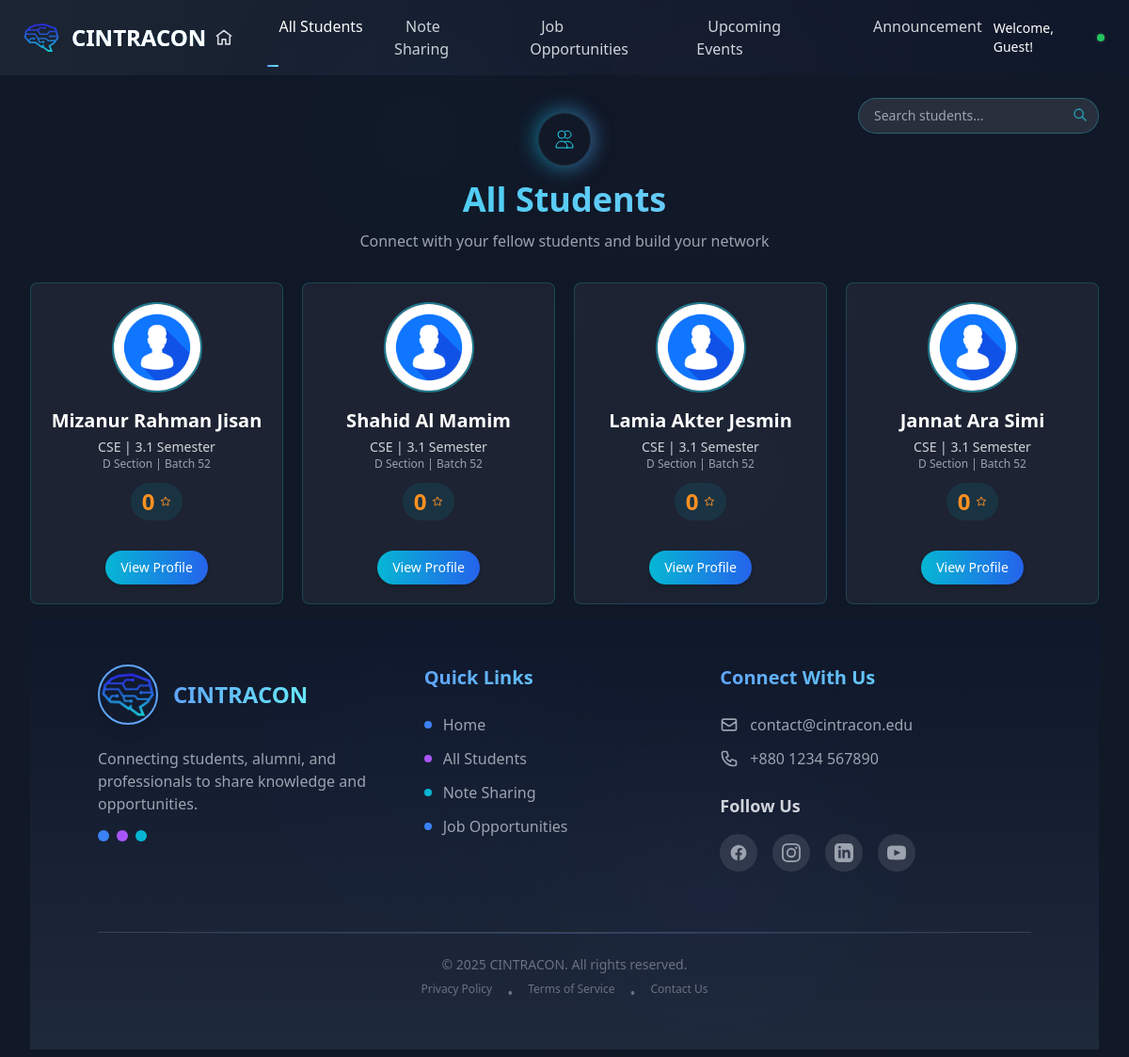
The app's page /allstudents/, older data.
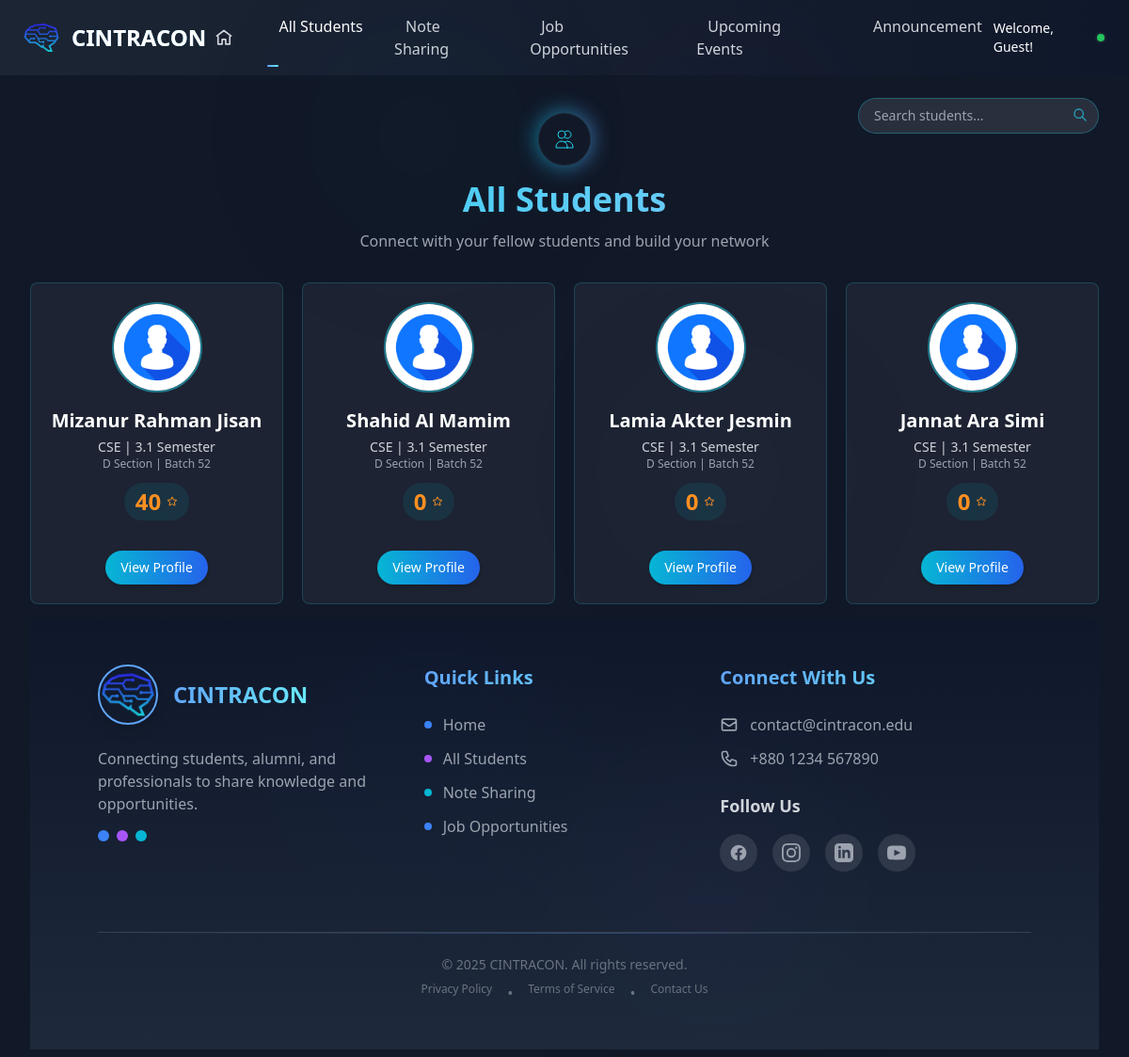
The same page, newer data.
### authentication/models.py (models this page shows, shortened)
class UserProfile(models.Model):
    DEPARTMENTS = (
        ('CSE','CSE'),
        ('EEE','EEE'),
        ('CIVIL','CIVIL'),
        ('PHARM','PHARM'),
        ('LLB','LLB'),
        ('ENGLISH','ENGLISH'),
        ('ARC','ARC'),
        ('BBA','BBA'),
    )
    SEMESTERS = (
        ('1.1','1.1'),
        ('1.2','1.2'),
        ('2.1','2.1'),
        ('2.2','2.2'),
        ('3.1','3.1'),
        ('3.2','3.2'),
        ('4.1','4.1'),
        ('4.2','4.2'),
        ('M.Sc','M.Sc'),
        ('MBA','MBA'),
        ('GRADUATE','GRADUATE'),
    )
    SECTIONS = (
        ('A','A'),
        ('B','B'),
        ('C','C'),
        ('D','D'),
        ('E','E'),
    )
    BLOOD_GROUPS = [
        ('A+', 'A+'),
        ('A-', 'A-'),
        ('B+', 'B+'),
        ('B-', 'B-'),
        ('AB+', 'AB+'),
        ('AB-', 'AB-'),
        ('O+', 'O+'),
        ('O-', 'O-'),
    ]
    user = models.OneToOneField(CustomUser, on_delete=models.CASCADE)
    department = models.CharField(max_length=100, choices=DEPARTMENTS)
    semester = models.CharField(max_length=10, choices=SEMESTERS)
    section = models.CharField(max_length=10, choices=SECTIONS)
    batch_no = models.CharField(max_length=20)
    phone_num = models.CharField(max_length=15)
    blood_grp = models.CharField(max_length=15, choices=BLOOD_GROUPS,null=True,blank=True)
    points = models.IntegerField(default=0)
    facebook_link = models.CharField(max_length=255)
    instagram_link = models.CharField(max_length=255)
    linkedin_link = models.CharField(max_length=255)
    profile_image = models.ImageField(upload_to='profiles/', default='images/default.jpg', null=True, blank=True)

class CustomUser(AbstractUser):
    username = None  # Remove the username field
    email = models.EmailField(unique=True)  # Make email unique
    full_name = models.CharField(max_length=255)
    USERNAME_FIELD = 'email'  # This tells Django to use email as the identifier
    REQUIRED_FIELDS = ['full_name']  # Email and full_name are required fields for creating a superuser
    objects = CustomUserManager() # For Custom User and admin Reg

### allstudents/views.py (the view, shortened to what this page needs)
# urls.py: path('', views.allStudents, name="allStudents"),
def allStudents(request):
    query = request.GET.get('q', '')
    students = UserProfile.objects.select_related('user').filter(
        user__is_superuser=False
    )
    if request.headers.get('HX-Request'):
        return render(request, 'AllStudents/student_grid.html', {
            'students': students,
            'query': query
        })
    return render(request, 'AllStudents/allStudentsPage.html', {
        'students': students,
        'query': query
    })

### templates/AllStudents/allStudentsPage.html (shortened to what this page needs)
{% extends "base.html" %}
{% load static %}
{% block content %}
<div class="bg-[#111827] text-white px-4 sm:px-6 lg:px-8 pt-6 pb-2 min-h-[calc(100vh-460px)] relative overflow-hidden">
  <div class="fixed inset-0 overflow-hidden opacity-20 z-0 pointer-events-none">
    <div class="absolute top-0 left-1/4 w-72 h-72 bg-cyan-900 rounded-full mix-blend-screen filter blur-3xl opacity-20 animate-float1"></div>
    <div class="absolute top-1/3 right-1/4 w-64 h-64 bg-blue-900 rounded-full mix-blend-screen filter blur-3xl opacity-20 animate-float2"></div>
    <div class="absolute bottom-0 left-1/2 w-80 h-80 bg-teal-900 rounded-full mix-blend-screen filter blur-3xl opacity-20 animate-float3"></div>
  </div>
  <div class="relative max-w-7xl mx-auto z-10">
    <div class="absolute top-0 right-0 z-20">
      <div class="relative">
          <input type="text"
                placeholder="Search students..."
                class="bg-white/10 backdrop-blur-sm border border-cyan-400/30 rounded-full py-2 px-4 pr-10 text-sm text-white focus:outline-none focus:ring-2 focus:ring-cyan-400/50 focus:border-cyan-400/50 transition-all duration-300 w-48 sm:w-64"
                hx-get="{% url 'search_students' %}"
                hx-trigger="keyup changed delay:500ms"
                hx-target=".students-grid"
                name="q">
          <div class="absolute right-3 top-2.5 text-cyan-400/70">
              <svg xmlns="http://www.w3.org/2000/svg" class="h-4 w-4" fill="none" viewBox="0 0 24 24" stroke="currentColor">
                  <path stroke-linecap="round" stroke-linejoin="round" stroke-width="2" d="M21 21l-6-6m2-5a7 7 0 11-14 0 7 7 0 0114 0z" />
              </svg>
          </div>
      </div>
    </div>
    <div class="text-center mb-8 pt-4">
      <div class="inline-flex items-center justify-center mb-4 relative">
        <div class="w-14 h-14 rounded-full bg-gray-900 flex items-center justify-center relative z-10 border border-gray-800">
          <svg xmlns="http://www.w3.org/2000/svg" class="h-6 w-6 text-cyan-400" fill="none" viewBox="0 0 24 24" stroke="currentColor">
            <path stroke-linecap="round" stroke-linejoin="round" d="M12 4.354a4 4 0 110 5.292M15 21H3v-1a6 6 0 0112 0v1zm0 0h6v-1a6 6 0 00-9-5.197M13 7a4 4 0 11-8 0 4 4 0 018 0z" />
          </svg>
        </div>
      </div>
      <h1 class="text-3xl sm:text-4xl font-bold mb-3 bg-clip-text text-transparent bg-gradient-to-r from-cyan-400 to-blue-300">
      </h1>
      <p class="text-gray-400 text-sm sm:text-base max-w-2xl mx-auto">
        Connect with your fellow students and build your network
      </p>
    </div>
  <div
  class="grid grid-cols-1 sm:grid-cols-2 md:grid-cols-3 lg:grid-cols-4 gap-5 pb-4 students-grid"
  >
    {% include 'AllStudents/student_grid.html' %}
  </div
  </div>
</div>
{% endblock %}

### templates/AllStudents/student_grid.html (shortened to what this page needs)
{% load static %}
    {% for student in students %}
    <div
      class="group relative bg-white/5 border border-cyan-400/20 rounded-lg p-5 transition-all duration-300 hover:-translate-y-1 hover:shadow-lg hover:shadow-cyan-500/20 hover:border-cyan-400/30"
    >
      <div class="relative z-10">
        <div
          class="relative mx-auto w-24 h-24 rounded-full border-2 border-cyan-400/50 group-hover:border-cyan-400 transition-all duration-300 overflow-hidden"
        >
          <img
            class="w-full h-full object-cover"
            src="{% if student.profile_image %}{{ student.profile_image.url }}{% else %}{% static 'images/default.jpg' %}{% endif %}"
            alt="{{ student.user.full_name }}"
          />
        </div>
        <div class="mt-4 text-center">
          <h2
            class="text-xl font-bold text-white group-hover:text-cyan-300 transition-colors duration-300"
          >
            {{ student.user.full_name }}
          </h2>
          <p class="text-sm text-gray-300 mt-1">
            {{ student.department }} | {{ student.semester }} Semester
          </p>
          <p class="text-xs text-gray-400">
            {{ student.section }} Section | Batch {{ student.batch_no }}
          </p>
          <div
            class="mt-3 inline-flex items-center px-3 py-1 rounded-full bg-cyan-500/10 text-[#ff9021] text-2xl font-bold"
          >
            <span class="mr-1.5">{{ student.points }}</span>
          </div>
        </div>
        <div class="mt-4 text-center">
          <a
            href="#"
            class="inline-block bg-gradient-to-r from-cyan-500 to-blue-600 text-white py-2 px-4 rounded-full text-sm shadow-md hover:shadow-lg hover:from-cyan-600 hover:to-blue-700 transition-all duration-300 transform hover:-translate-y-0.5"
          >
            View Profile
          </a>
        </div>
      </div>
    </div>
    {% empty %}
    <div class="col-span-full text-center py-10">
      <p class="text-gray-400">No students found</p>
    </div>
    {% endfor %}

Row changes from the older to the newer data that the page shows:
changed UserProfile "Mizanur Rahman Jisan": points "0" → "40"
